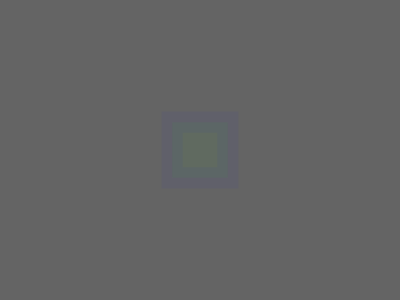
Frame 1 (no input)
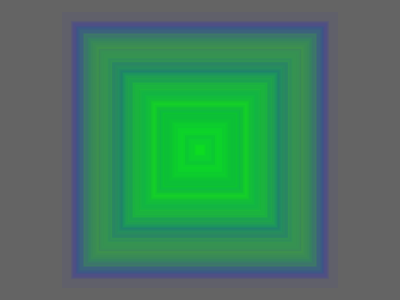
Frame 60 (no input)
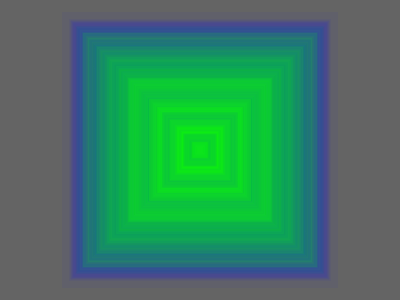
Frame 120 (the mouse pressed at the canvas centre since frame 60)

The p5.js sketch that drew these frames (run headless with seeded random() and noise() and a simulated clock; from frame 60 on, the mouse is pressed at the canvas centre):

// p5.js sketch
// ── sketch.js
// The random() Function (Random Square Design)
// Code! Programming with p5.js
// The Coding Train / Daniel Shiffman
// https://thecodingtrain.com/beginners/p5js/beginners/p5js/2.4-random.html
// https://youtu.be/POn4cZ0jL-o

// Random Square Design: https://editor.p5js.org/codingtrain/sketches/Sl8ml_Lz8
// Random House Exercise: https://editor.p5js.org/codingtrain/sketches/HGq_S0Z5H
// Random Points: https://editor.p5js.org/codingtrain/sketches/h7hFqoV6H
// Painting Exercise 1: https://editor.p5js.org/codingtrain/sketches/stERy5a1D
// Painting Exercise 2: https://editor.p5js.org/codingtrain/sketches/IyyJ1QYKh

let squareSize;
let lineWidth;

function setup() {
  createCanvas(400, 300);
  background(100);
}

function draw() {
  lineWidth = random(4, 28);
  squareSize = random(5, 250);

  rectMode(CENTER);
  strokeWeight(lineWidth);
  stroke(0, 0, 255, 10);
  fill(0, 255, 0, 10);
  square(200, 150, squareSize);
}
